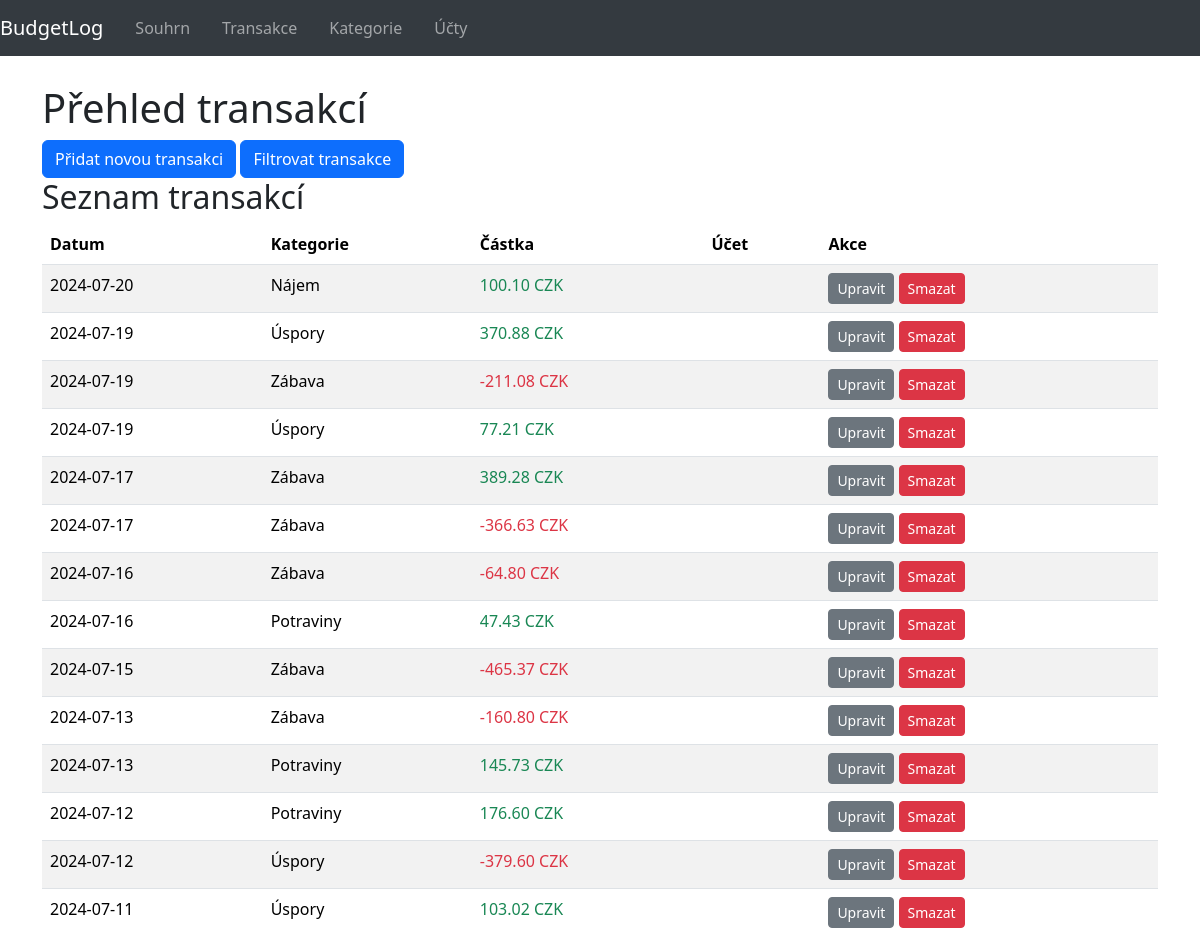
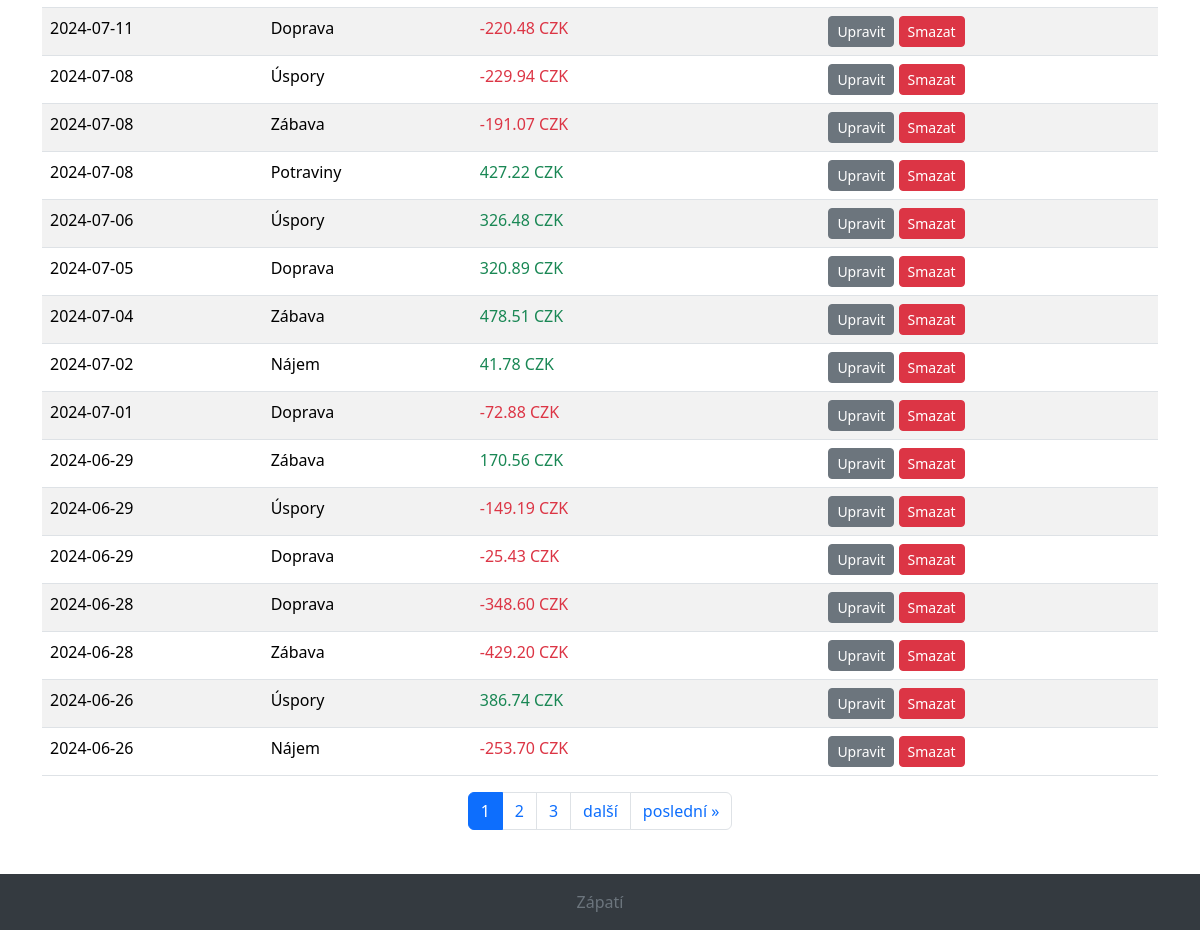
Page /transactions/ on the earlier database version (2 pictures, top to bottom).
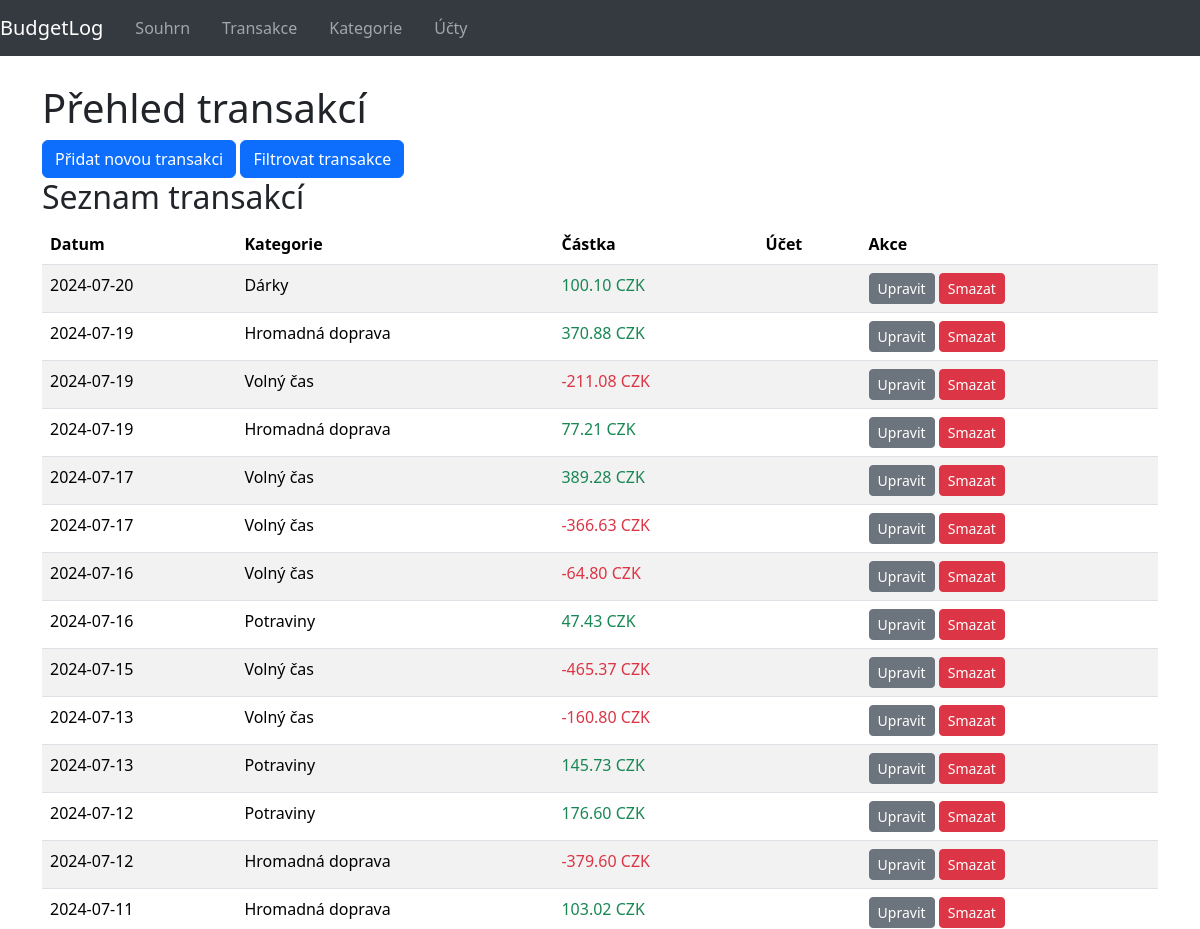
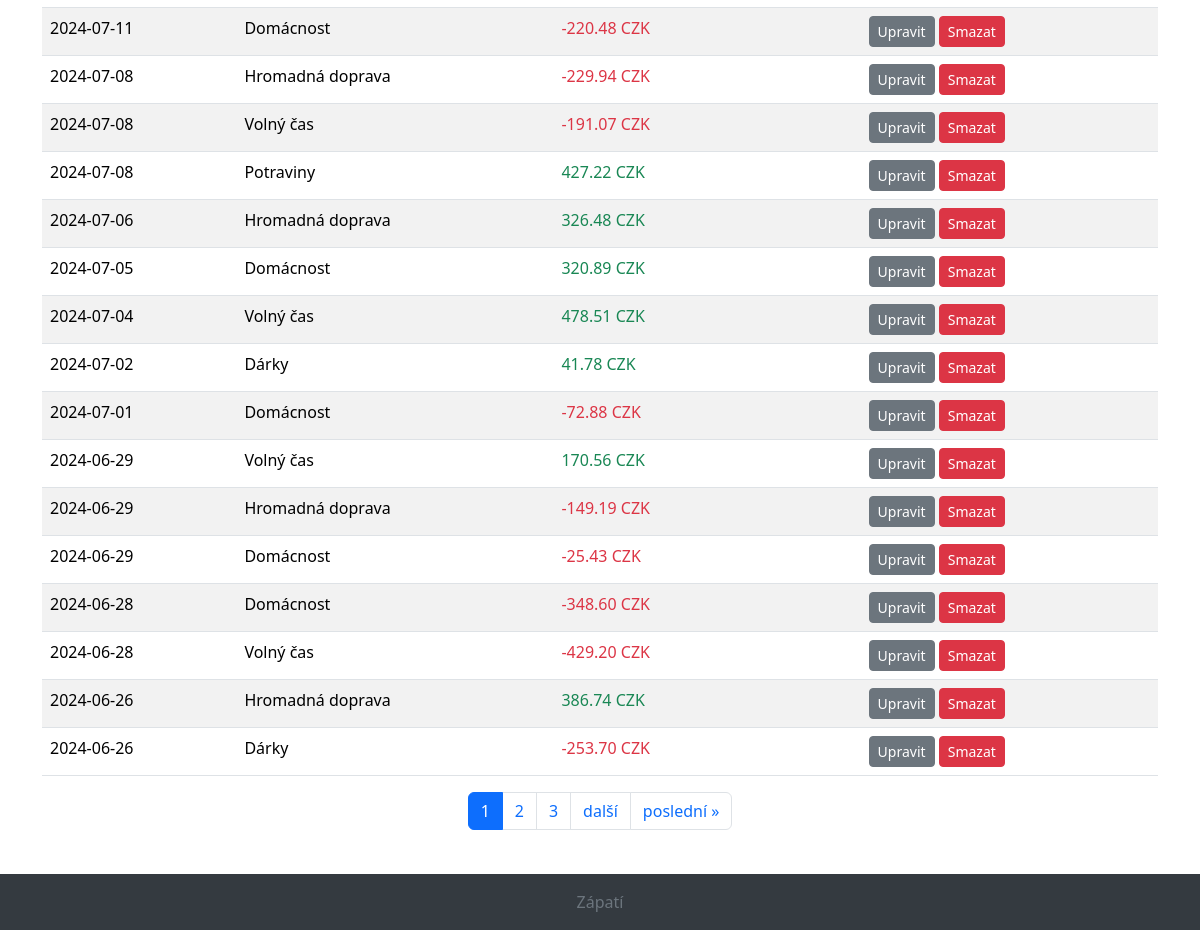
Same page on the later database version (2 pictures, top to bottom).
### budgetlog/models.py (models this page shows, shortened)
class Transaction(models.Model):
    TYPE_CHOICES = (
        ('income', 'Příjem'),
        ('expense', 'Výdaj')
    )
    amount = models.DecimalField(max_digits=10, decimal_places=2, verbose_name="Částka",
                                 help_text="Uveďte částku transakce v [CZK].")
    category = models.ForeignKey(Category, null=True, on_delete=models.SET_NULL, verbose_name="Kategorie",
                                 help_text="Vyberte kategorii pro tuto transakci.")
    """on_delete=models.SET_NULL nastaví hodnotu na NULL při smazání související kategorie, což zajistí,
    že transakce nebude smazána."""
    datestamp = models.DateField(default=timezone.now, verbose_name="Datum",
                                 help_text="Datum provedení transakce.")
    description = models.TextField(null=True, blank=True, verbose_name="Popis",
                                   help_text="Zadejte detailnější popis transakce (volitelný).")
    account = models.ForeignKey(Account, null=True, on_delete=models.SET_NULL, verbose_name="Účet",
                                related_name='transactions', help_text="Vyberte účet pro tuto transakci.")
    type = models.CharField(max_length=7, choices=TYPE_CHOICES, default='expense', verbose_name="Typ",
                            help_text="Zvolte, zda je tato transakce výdaj nebo příjem?")
    @property
    def adjusted_amount(self):
        if self.type == 'expense':
            return -self.amount
        return self.amount
    """
    Django neumožňuje použít adjusted_amount přímo v anotacích a agregacích, protože adjusted_amount je vlastnost (
    property) modelu a ne skutečné pole v databázi. Pokud chceme filtrovat nebo agregovat ve views podle upravených
    částek, musíme to udělat pomocí amount a přizpůsobit SQL dotaz.
    """

class Category(models.Model):
    name = models.CharField(max_length=200, unique=True, verbose_name="Název",
                            help_text="Uveď název kategorie pro transakce (např. potraviny, doprava, zábava)")
    description = models.TextField(null=True, blank=True, verbose_name="Popis",
                                   help_text="Detailnější popis kategorie pro transakce (volitelný)")
    def __str__(self):
        return self.name

### budgetlog/views.py (the view)
# urls.py: path('transactions/', views.TransactionListView.as_view(), name='transaction-list'),
class TransactionListView(FilterView, ListView):
    model = Transaction
    filterset_class = TransactionFilter
    template_name = 'budgetlog/transaction_list.html'
    context_object_name = 'transactions'
    paginate_by = 30  # Počet transakcí na stránku
    ordering = ['-datestamp']  # Řazení transakcí podle data od nejnovějších
    def get_context_data(self, **kwargs):
        context = super().get_context_data(**kwargs)
        filterset = self.filterset_class(self.request.GET, queryset=self.get_queryset())
        context['filter'] = filterset
        filtered_qs = filterset.qs
        paginator = Paginator(filtered_qs, self.paginate_by)
        page = self.request.GET.get('page')
        try:
            transactions = paginator.page(page)
        except PageNotAnInteger:
            transactions = paginator.page(1)
        except EmptyPage:
            transactions = paginator.page(paginator.num_pages)
        context['transactions'] = transactions
        max_amount = Transaction.objects.aggregate(Max('amount'))['amount__max']
        context['max_amount'] = max_amount
        min_amount = self.request.GET.get('amount_min', 0)
        max_amount = self.request.GET.get('amount_max', max_amount)
        context['amount_min'] = min_amount
        context['amount_max'] = max_amount
        average_amount = filtered_qs.aggregate(
            avg_amount=Avg(
                Case(
                    When(type='expense', then=F('amount') * Value(-1)),
                    default=F('amount'),
                    output_field=DecimalField()
                )
            )
        )['avg_amount'] or 0
        context['average_amount'] = average_amount
        max_transaction_amount = filtered_qs.aggregate(
            max_amount=Max(
                Case(
                    When(type='expense', then=F('amount') * Value(-1)),
                    default=F('amount'),
                    output_field=DecimalField()
                )
            )
        )['max_amount'] or 0
        context['max_transaction_amount'] = max_transaction_amount
        min_transaction_amount = filtered_qs.aggregate(
            min_amount=Min(
                Case(
                    When(type='expense', then=F('amount') * Value(-1)),
                    default=F('amount'),
                    output_field=DecimalField()
                )
            )
        )['min_amount'] or 0
        context['min_transaction_amount'] = min_transaction_amount
        balance = filtered_qs.aggregate(
            total_balance=Sum(
                Case(
                    When(type='expense', then=F('amount') * Value(-1)),
                    default=F('amount'),
                    output_field=DecimalField()
                )
            )
        )['total_balance'] or 0
        context['balance'] = balance
        transaction_count = filtered_qs.aggregate(count=Count('id'))['count']
        context['transaction_count'] = transaction_count
        return context
    def get_queryset(self):
        queryset = super().get_queryset()
        filterset = self.filterset_class(self.request.GET, queryset=queryset)
        return filterset.qs

### budgetlog/templatetags/query_transform.py (called while the page is built)
@register.simple_tag(takes_context=True)
def query_transform(context, **kwargs):
    query = context['request'].GET.copy()
    for key, value in kwargs.items():
        query[key] = value
    return query.urlencode()

### budgetlog/templates/budgetlog/transaction_list.html (shortened to what this page needs)
{% extends "base_generic.html" %}
{% load crispy_forms_tags %}
{% load query_transform %}
{% block content %}
<h1>Přehled transakcí</h1>
<div class="d-grid gap-2 d-md-block">
    <a href="{% url 'transaction-add' %}" class="btn btn-primary">Přidat novou transakci</a>
    <button id="toggle-filter" class="btn btn-primary">Filtrovat transakce</button>
</div>
<h2>Seznam transakcí</h2>
<table class="table table-striped table-hover">
    <thead>
        <tr>
            <th>Datum</th>
            <th>Kategorie</th>
            <th>Částka</th>
            <th>Účet</th>
            <th>Akce</th>
        </tr>
    </thead>
    <tbody>
        {% for transaction in transactions %}
            <tr class="clickable-row" data-href="{% url 'transaction-detail' transaction.id %}">
                <td>{{ transaction.datestamp|date:"Y-m-d" }}</td>
                <td>{{ transaction.category.name }}</td>
                <td>
                    {% if transaction.adjusted_amount < 0 %}
                        <span class="text-danger">{{ transaction.adjusted_amount }} CZK</span>
                    {% else %}
                        <span class="text-success">{{ transaction.adjusted_amount }} CZK</span>
                    {% endif %}
                </td>
                <td>{{ transaction.account.name }}</td>
                <td>
                    <a href="{% url 'transaction-edit' transaction.id %}" class="btn btn-secondary btn-sm">Upravit</a>
                    <a href="{% url 'transaction-delete' transaction.id %}" class="btn btn-danger btn-sm">Smazat</a>
                </td>
            </tr>
        {% empty %}
            <tr>
                <td colspan="5">Žádné transakce nenalezeny.</td>
            </tr>
        {% endfor %}
    </tbody>
</table>
<nav aria-label="Page navigation" class="mt-3">
    <ul class="pagination justify-content-center">
        {% for page_num in transactions.paginator.page_range %}
            {% if transactions.number == page_num %}
                <li class="page-item active">
                    <span class="page-link">{{ page_num }}</span>
                </li>
            {% elif page_num > transactions.number|add:'-3' and page_num < transactions.number|add:'3' %}
                <li class="page-item">
                    <a class="page-link" href="?{% query_transform page=page_num %}">{{ page_num }}</a>
                </li>
            {% endif %}
        {% endfor %}
        {% if transactions.has_next %}
            <li class="page-item">
                <a class="page-link" href="?{% query_transform page=transactions.next_page_number %}">další</a>
            </li>
            <li class="page-item">
                <a class="page-link" href="?{% query_transform page=transactions.paginator.num_pages %}">poslední &raquo;</a>
            </li>
        {% endif %}
    </ul>
</nav>
{% endblock %}

### budgetlog/templates/base_generic.html (shortened to what this page needs)
<!DOCTYPE html>
<html lang="cs">
<head>
    {% load static %}
    {% load crispy_forms_tags %}
    <link rel="stylesheet" href="{% static 'css/bootstrap.min.css' %}">
    <link rel="stylesheet" href="{% static 'css/nouislider.min.css' %}">
    <link rel="stylesheet" href="{% static 'css/custom_slider.css' %}">
    <link rel="stylesheet" href="{% static 'css/styles.css' %}">
</head>
<body class="d-flex flex-column min-vh-100">
    <header>
        <nav class="navbar navbar-expand-lg navbar-dark bg-dark fixed-top">
            <a class="navbar-brand" href="{% url 'transaction-add' %}">BudgetLog</a>
            <div class="collapse navbar-collapse" id="navbarNav">
                <ul class="navbar-nav">
                    <li class="nav-item">
                        <a class="nav-link" href="{% url 'dashboard' %}">Souhrn</a>
                    </li>
                    <li class="nav-item">
                        <a class="nav-link" href="{% url 'transaction-list' %}">Transakce</a>
                    </li>
                    <li class="nav-item">
                        <a class="nav-link" href="{% url 'category-list' %}">Kategorie</a>
                    </li>
                    <li class="nav-item">
                        <a class="nav-link" href="{% url 'account-list' %}">Účty</a>
                    </li>
                </ul>
            </div>
        </nav>
    </header>
    <main class="flex-shrink-0">
        <div class="container">
            {% block content %}{% endblock %}
        </div>
    </main>
    <footer class="footer py-3 bg-dark">
        <div class="container text-center">
            <span class="text-muted">Zápatí</span>
        </div>
    </footer>
</body>
</html>

### budgetlog/static/css/styles.css (style rules this page uses)
.bg-dark { background-color: #343a40 !important; color: white; }
main { padding-bottom: 28px; padding-top: 84px; }
.navbar-nav .nav-item .nav-link { padding-left: 1rem; padding-right: 1rem; }
.footer { text-align: center; margin-top: auto; background-color: #f8f9fa; }
.text-muted { color: #6c757d !important; }
.clickable-row { cursor: pointer; }

Differences in the rows shown:
changed through a linked row, Transaction (number 1 of 30 on the later page): category.name "Nájem" → "Dárky"
changed through a linked row, Transaction (number 2 of 30 on the later page): category.name "Úspory" → "Hromadná doprava"
changed through a linked row, Transaction (number 3 of 30 on the later page): category.name "Zábava" → "Volný čas"
changed through a linked row, Transaction (number 4 of 30 on the later page): category.name "Úspory" → "Hromadná doprava"
changed through a linked row, Transaction (number 5 of 30 on the later page): category.name "Zábava" → "Volný čas"
changed through a linked row, Transaction (number 6 of 30 on the later page): category.name "Zábava" → "Volný čas"
changed through a linked row, Transaction (number 7 of 30 on the later page): category.name "Zábava" → "Volný čas"
changed through a linked row, Transaction (number 9 of 30 on the later page): category.name "Zábava" → "Volný čas"
changed through a linked row, Transaction (number 10 of 30 on the later page): category.name "Zábava" → "Volný čas"
changed through a linked row, Transaction (number 13 of 30 on the later page): category.name "Úspory" → "Hromadná doprava"
changed through a linked row, Transaction (number 14 of 30 on the later page): category.name "Úspory" → "Hromadná doprava"
changed through a linked row, Transaction (number 15 of 30 on the later page): category.name "Doprava" → "Domácnost"
changed through a linked row, Transaction (number 16 of 30 on the later page): category.name "Úspory" → "Hromadná doprava"
changed through a linked row, Transaction (number 17 of 30 on the later page): category.name "Zábava" → "Volný čas"
changed through a linked row, Transaction (number 19 of 30 on the later page): category.name "Úspory" → "Hromadná doprava"
changed through a linked row, Transaction (number 20 of 30 on the later page): category.name "Doprava" → "Domácnost"
changed through a linked row, Transaction (number 21 of 30 on the later page): category.name "Zábava" → "Volný čas"
changed through a linked row, Transaction (number 22 of 30 on the later page): category.name "Nájem" → "Dárky"
changed through a linked row, Transaction (number 23 of 30 on the later page): category.name "Doprava" → "Domácnost"
changed through a linked row, Transaction (number 24 of 30 on the later page): category.name "Zábava" → "Volný čas"
changed through a linked row, Transaction (number 25 of 30 on the later page): category.name "Úspory" → "Hromadná doprava"
changed through a linked row, Transaction (number 26 of 30 on the later page): category.name "Doprava" → "Domácnost"
changed through a linked row, Transaction (number 27 of 30 on the later page): category.name "Doprava" → "Domácnost"
changed through a linked row, Transaction (number 28 of 30 on the later page): category.name "Zábava" → "Volný čas"
changed through a linked row, Transaction (number 29 of 30 on the later page): category.name "Úspory" → "Hromadná doprava"
changed through a linked row, Transaction (number 30 of 30 on the later page): category.name "Nájem" → "Dárky"
